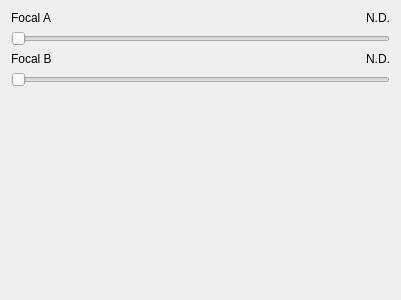
<?xml version="1.0" encoding="UTF-8"?>
<ui version="4.0">
 <class>FocalTestView</class>
 <widget class="QWidget" name="FocalTestView">
  <property name="geometry">
   <rect>
    <x>0</x>
    <y>0</y>
    <width>400</width>
    <height>300</height>
   </rect>
  </property>
  <property name="windowTitle">
   <string>Form</string>
  </property>
  <layout class="QGridLayout" name="gridLayout">
   <item row="0" column="0">
    <widget class="QLabel" name="label_11">
     <property name="text">
      <string>Focal A</string>
     </property>
    </widget>
   </item>
   <item row="0" column="1">
    <widget class="QLabel" name="label_15">
     <property name="text">
      <string>N.D.</string>
     </property>
     <property name="alignment">
      <set>Qt::AlignmentFlag::AlignRight|Qt::AlignmentFlag::AlignTrailing|Qt::AlignmentFlag::AlignVCenter</set>
     </property>
    </widget>
   </item>
   <item row="1" column="0" colspan="2">
    <widget class="QSlider" name="sliderFocalA">
     <property name="maximum">
      <number>9999</number>
     </property>
     <property name="orientation">
      <enum>Qt::Orientation::Horizontal</enum>
     </property>
    </widget>
   </item>
   <item row="2" column="0">
    <widget class="QLabel" name="label_13">
     <property name="text">
      <string>Focal B</string>
     </property>
    </widget>
   </item>
   <item row="2" column="1">
    <widget class="QLabel" name="label_17">
     <property name="text">
      <string>N.D.</string>
     </property>
     <property name="alignment">
      <set>Qt::AlignmentFlag::AlignRight|Qt::AlignmentFlag::AlignTrailing|Qt::AlignmentFlag::AlignVCenter</set>
     </property>
    </widget>
   </item>
   <item row="3" column="0" colspan="2">
    <widget class="QSlider" name="sliderFocalB">
     <property name="maximum">
      <number>9999</number>
     </property>
     <property name="orientation">
      <enum>Qt::Orientation::Horizontal</enum>
     </property>
    </widget>
   </item>
   <item row="4" column="0" colspan="2">
    <spacer name="verticalSpacer">
     <property name="orientation">
      <enum>Qt::Orientation::Vertical</enum>
     </property>
     <property name="sizeHint" stdset="0">
      <size>
       <width>379</width>
       <height>191</height>
      </size>
     </property>
    </spacer>
   </item>
  </layout>
 </widget>
 <resources/>
 <connections/>
</ui>
